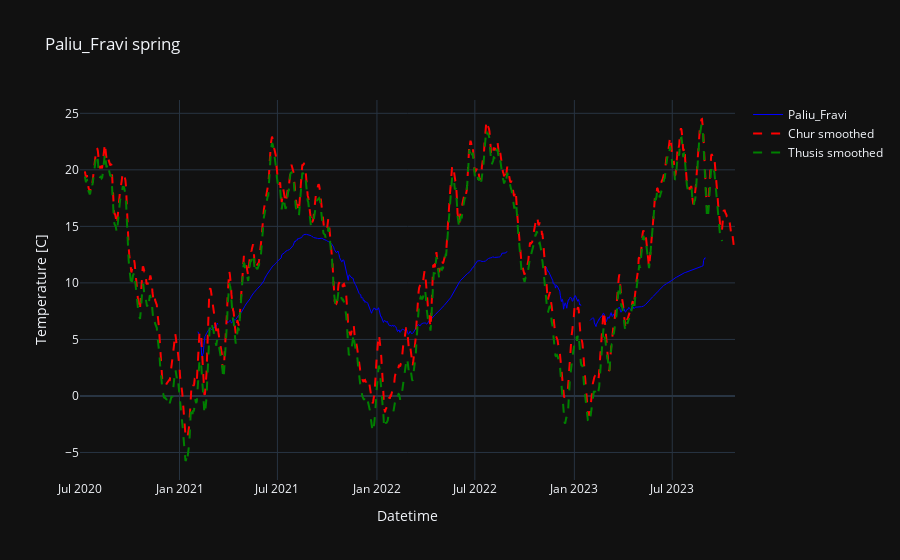

Notebook code cell kept with this figure:
### Markdown cell above
### Paliu Fravi

### Code cell
# creates an interactive plot of spring temperature and air temperature
spring_name = 'Paliu_Fravi'
meteo_names = ['Chur', 'Thusis']
resolution = ('D', 'D') # temporal resolution of spring and precipitation: 'H', 'D', 'M'  # 10min not for all meteo st.
start = None # '2022-01-25'
end = None # '2022-02-25'
Data_Visualization.plot_spring_temperature_interactive(spring_name, meteo_names, resampled_spring_data_dfs, resampled_temp_data_dfs, resolution, start=start, end=end)

### Figure 1 — Plotly figure (JSON) as saved in the notebook; plotly's stock layout.template omitted (floating-point values rounded to 4 significant figures; data arrays with more than 128 entries replaced by an {"elided": "..."} marker saying what was removed)
{"data": [{"line": {"color": "blue", "width": 1}, "mode": "lines", "name": "Paliu_Fravi", "x": {"elided": "940 str values"}, "y": {"elided": "940 float values"}, "type": "scatter"}, {"line": {"color": "red", "dash": "dash", "width": 2}, "mode": "lines", "name": "Chur smoothed", "x": {"elided": "1212 str values"}, "y": {"elided": "1212 float values"}, "type": "scatter"}, {"line": {"color": "green", "dash": "dash", "width": 2}, "mode": "lines", "name": "Thusis smoothed", "x": {"elided": "1188 str values"}, "y": {"elided": "1188 float values"}, "type": "scatter"}], "layout": {"title": {"text": "Paliu_Fravi spring"}, "xaxis": {"title": {"text": "Datetime"}}, "yaxis": {"title": {"text": "Temperature [C]"}}}}
